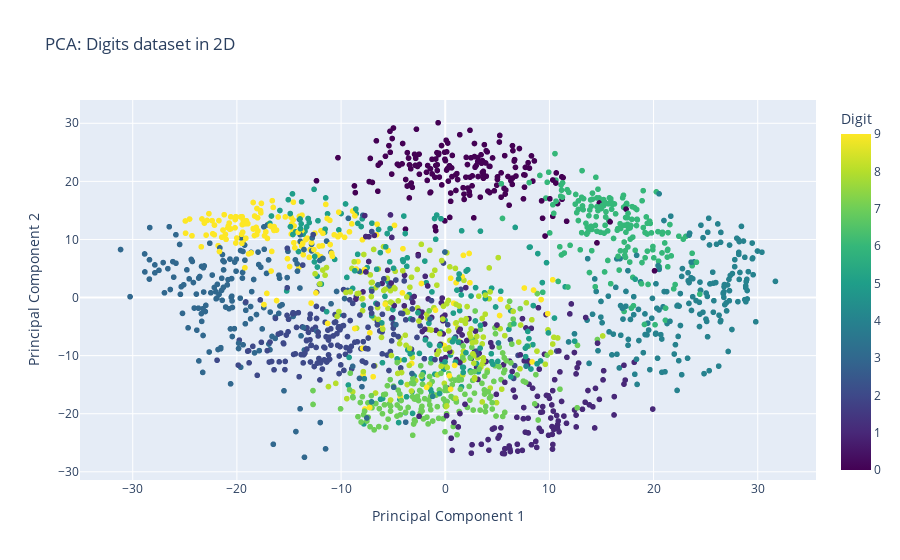

The cell this chart's notebook holds for it:
### Markdown cell above
Q4. What is the relationship between PCA and Feature Extraction, and how can PCA be used for Feature
Extraction? Provide an example to illustrate this concept.

### Code cell
from sklearn.decomposition import PCA
from sklearn.datasets import load_digits
import plotly.express as px

# Load the Digits dataset
digits = load_digits()
X = digits.data
y = digits.target

# Apply PCA with 2 components for visualization
pca = PCA(n_components=2)
X_pca = pca.fit_transform(X)

# Create a DataFrame for Plotly
import pandas as pd
df = pd.DataFrame({'PC1': X_pca[:, 0], 'PC2': X_pca[:, 1], 'Digit': y})

# Plot using Plotly Express
fig = px.scatter(df, x='PC1', y='PC2', color='Digit', title='PCA: Digits dataset in 2D',
                 labels={'PC1': 'Principal Component 1', 'PC2': 'Principal Component 2'},
                 color_continuous_scale=px.colors.sequential.Viridis)

fig.show()

### Figure 1 — Plotly figure (JSON) as saved in the notebook; plotly's stock layout.template omitted (floating-point values rounded to 4 significant figures; data arrays with more than 128 entries replaced by an {"elided": "..."} marker saying what was removed)
{"data": [{"hovertemplate": "Principal Component 1=%{x}<br>Principal Component 2=%{y}<br>Digit=%{marker.color}<extra></extra>", "legendgroup": "", "marker": {"color": {"elided": "1797 int values"}, "coloraxis": "coloraxis", "symbol": "circle"}, "mode": "markers", "name": "", "showlegend": false, "type": "scattergl", "x": {"elided": "1797 float values"}, "xaxis": "x", "y": {"elided": "1797 float values"}, "yaxis": "y"}], "layout": {"coloraxis": {"colorbar": {"title": {"text": "Digit"}}, "colorscale": [[0, "#440154"], [0.1111, "#482878"], [0.2222, "#3e4989"], [0.3333, "#31688e"], [0.4444, "#26828e"], [0.5556, "#1f9e89"], [0.6667, "#35b779"], [0.7778, "#6ece58"], [0.8889, "#b5de2b"], [1, "#fde725"]]}, "legend": {"tracegroupgap": 0}, "title": {"text": "PCA: Digits dataset in 2D"}, "xaxis": {"anchor": "y", "domain": [0, 1], "title": {"text": "Principal Component 1"}}, "yaxis": {"anchor": "x", "domain": [0, 1], "title": {"text": "Principal Component 2"}}}}
